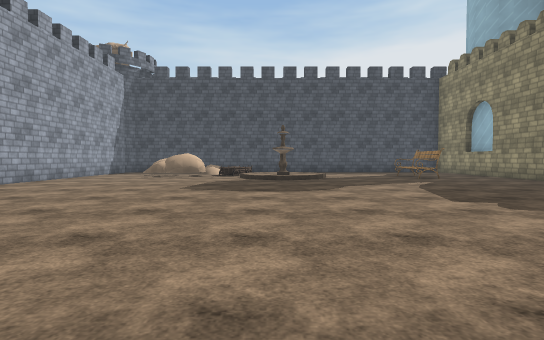
view 1 (above)

16 first-person views from a walk through a scene from a Unity 3-D project. The camera is 1.2 m above the floor, tilts 2° down and sees 80° across. The floor is counted in squares, 2 m on a side. Each view is taken from the middle of a square. On the plan, view 1 faces up. The plan holds only what a view shows up to about 10 squares ahead; the rest is blank. The place goes on beyond the plan. The player is left out. Some surface patterns are stand-ins.

view 2
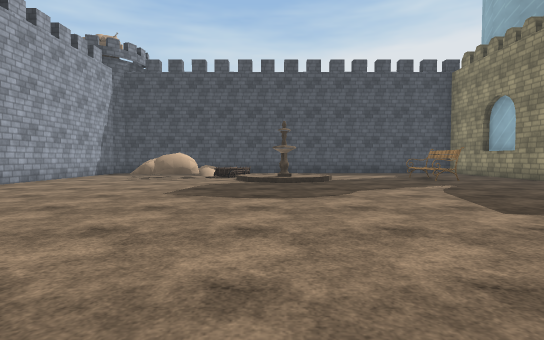

view 3
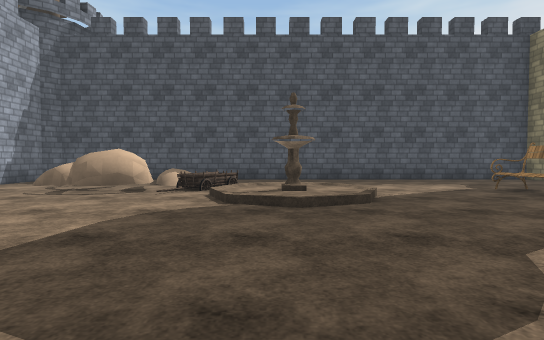

view 4
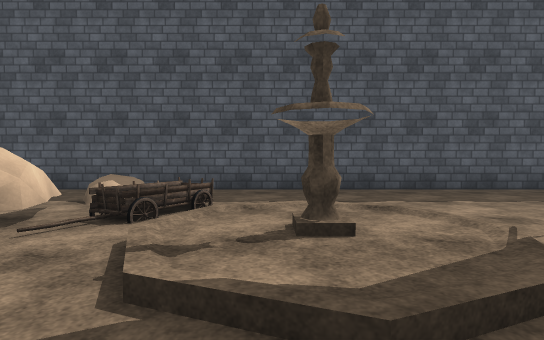

view 5
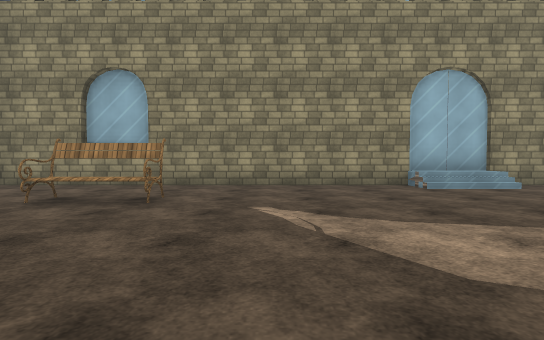

view 6
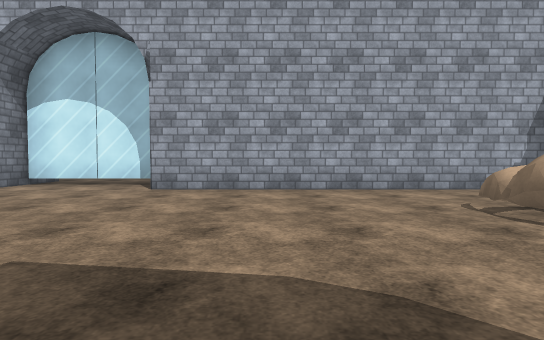

view 7
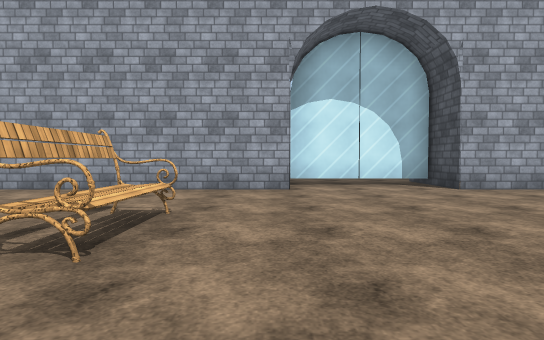

view 8
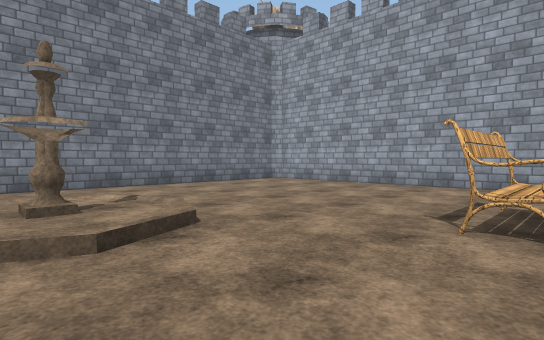

view 9
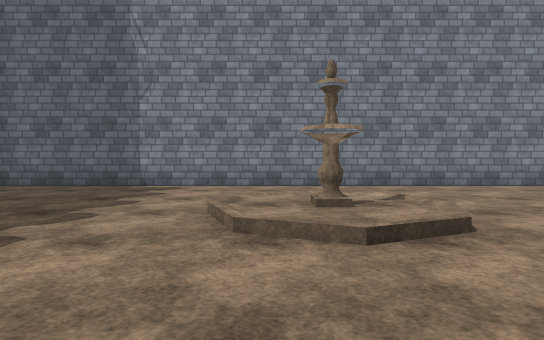

view 10
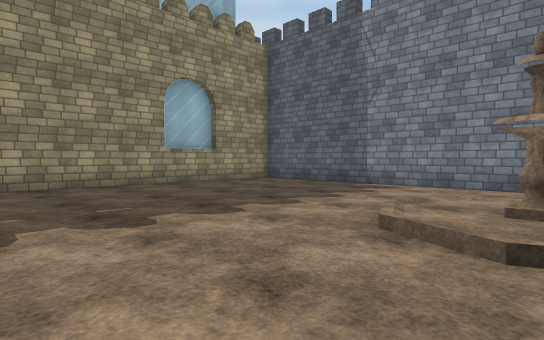

view 11
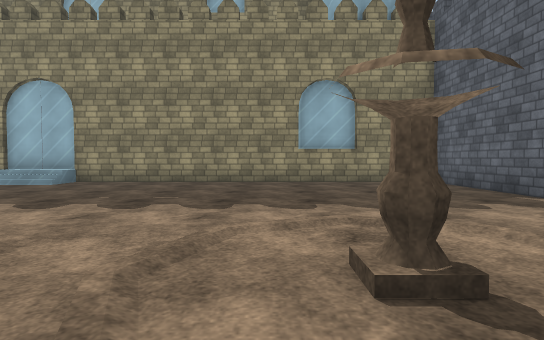

view 12
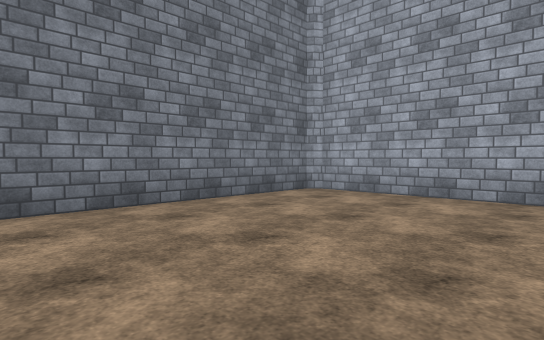

view 13
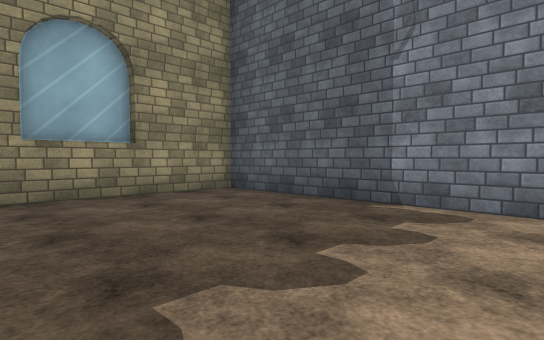

view 14
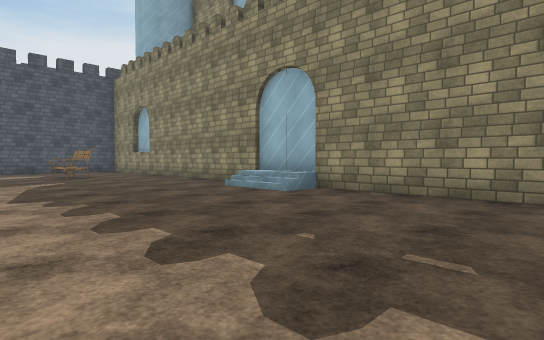

view 15
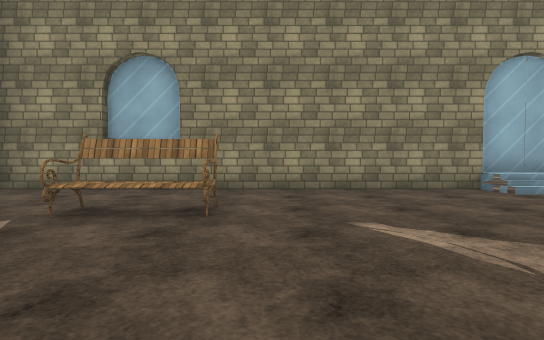

view 16
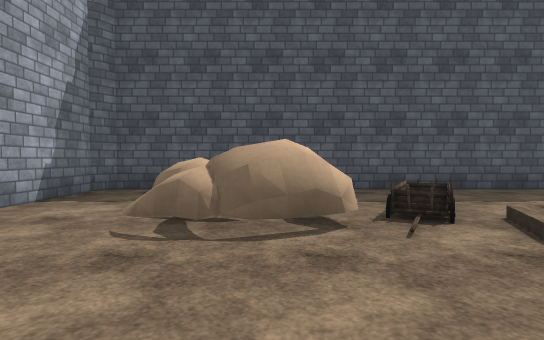

### Floor plan
Key: @ floor where view 1 was taken; # wall or solid block; . main floor; : floor 0.25 m higher than the main floor; / step, stairs or slope; ^ raised ledge; B bench; W wagon; O other object.
Columns run from 8 left of view 1 to 8 right of it. Each row starts with its distance up from view 1.
 15  ################
 14  #..............#
 13  #...//.........#
 12  #..///W........#
 11  #..//O/::...B..#
 10  #...../#:...B..#
  9  #......//......#
  8  #..............#
  7  #..............#
  6 ##..............#
  5 #............../#
  4 #............../^
  3 #..............##
  2 ##..............#
  1  #...BB.........#
  0  #......@.......#
 -1  #....../.......#
 -2  #...../::......#
 -3  #...../#:......#
 -4  #......//......#
 -5  #..............#
 -6  #..............#
 -7  ################

Where each view was taken, in squares from view 1:
view 1: 0 up, 0 right, facing up
view 2: 1 up, 0 right, facing up
view 3: 5 up, 0 right, facing up
view 4: 8 up, 0 right, facing up
view 5: 8 up, 0 right, facing right
view 6: 8 up, 0 right, facing left
view 7: 2 up, 0 right, facing left
view 8: 1 up, 1 right, facing down-left
view 9: 1 up, 1 right, facing down
view 10: 1 up, 0 right, facing down-right
view 11: 2 down, 1 left, facing right
view 12: 2 down, 1 left, facing down-left
view 13: 2 down, 2 right, facing down-right
view 14: 1 down, 2 right, facing up-right
view 15: 9 up, 1 right, facing right
view 16: 8 up, 3 left, facing up
